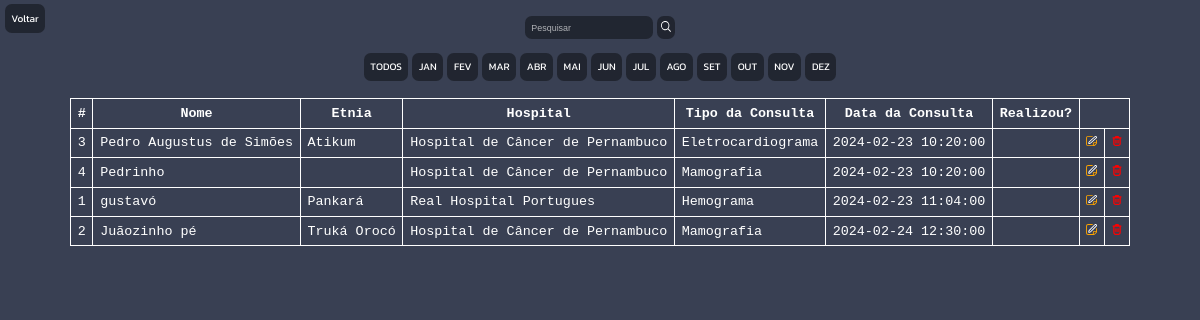
The page /casai/historico-agendamentos-fevereiro.php (signed in) on the database its author committed.
### tables this page shows
CREATE TABLE IF NOT EXISTS `agendamentos` (
`idagendamentos` int(11) NOT NULL,
  `nome` varchar(45) NOT NULL,
  `etnia` varchar(45) DEFAULT NULL,
  `hospital` varchar(45) NOT NULL,
  `tipo_consulta` varchar(20) NOT NULL,
  `data_consulta` datetime NOT NULL,
  `realizou` varchar(3) DEFAULT NULL
);

### casai/historico-agendamentos-fevereiro.php (the view, shortened to what this page needs)
<?php
 include('config.php');
$ano = date('Y');
$FEV = $ano.'/02/01';
$FEVF = $ano.'/02/31';
$sql = "SELECT * FROM casaidb.agendamentos WHERE data_consulta >= '$FEV' AND data_consulta <= '$FEVF' ORDER BY data_consulta ASC";
$result = $conexao->query($sql);
?>
<!DOCTYPE html>
<html lang="pt-br">
<head>
    <link rel="stylesheet" href="assets//css//historico-tabelas-entrada.css">
</head>
<body>
    <div class="voltar">
        <a href="historico.php">Voltar</a>
    </div>
    <br>
    <div class="box-search">
        <input type="text" placeholder="Pesquisar" id="Pesquisar">
        <button class="btn-search" onclick="searchData()">
            <img src="assets//img//svg//search.svg" alt="Icone de uma lupa">
        </button>
    </div>
    <div class="box-mounth">
        <a href="historico-agendamentos.php">TODOS</a>
        <a href="historico-agendamentos-janeiro.php">JAN</a>
        <a href="historico-agendamentos-fevereiro.php">FEV</a>
        <a href="historico-agendamentos-marco.php">MAR</a>
        <a href="historico-agendamentos-abril.php">ABR</a>
        <a href="historico-agendamentos-maio.php">MAI</a>
        <a href="historico-agendamentos-junho.php">JUN</a>
        <a href="historico-agendamentos-julho.php">JUL</a>
        <a href="historico-agendamentos-agosto.php">AGO</a>
        <a href="historico-agendamentos-setembro.php">SET</a>
        <a href="historico-agendamentos-outubro.php">OUT</a>
        <a href="historico-agendamentos-novembro.php">NOV</a>
        <a href="historico-agendamentos-dezembro.php">DEZ</a>
    </div>
    <br>
    <div class="tabela-historico">
        <table class="table table-striped">
        <thead>
            <tr>
                <th scope="col">#</th>
                <th scope="col">Nome</th>
                <th scope="col">Etnia</th>
                <th scope="col">Hospital</th>
                <th scope="col">Tipo da Consulta</th>
                <th scope="col">Data da Consulta</th>
                <th scope="col">Realizou?</th>
            </tr>
        </thead>
        <tbody>
            <?php
                while($entradas_data = mysqli_fetch_assoc($result))
                {
                    echo "<tr>";
                    echo "<td>".$entradas_data['idagendamentos']."</td>";
                    echo "<td>".$entradas_data['nome']."</td>";
                    echo "<td>".$entradas_data['etnia']."</td>";
                    echo "<td>".$entradas_data['hospital']."</td>";
                    echo "<td>".$entradas_data['tipo_consulta']."</td>";
                    echo "<td>".$entradas_data['data_consulta']."</td>";
                    echo "<td>".$entradas_data['realizou']."</td>";
                    echo "<td>
                            <a href='agendamento-editar.php?id=$entradas_data[idagendamentos]' >
                            <img src='assets//img//svg//edit(1).svg' alt='Icone de um lapis'>
                            </a>
                        </td>";
                    echo "<td>
                            <a href='agendamento-excluir.php?id=$entradas_data[idagendamentos]' >
                            <img src='assets//img//svg//trash2.svg' alt='Icone de um lapis'>
                            </a>
                        </td>";
                    echo "</tr>";
                }
            ?>
        </tbody>
        </table>
    </div>
</body>
</html>

### casai/assets/css/historico-tabelas-entrada.css (style rules this page uses)
body,html { margin: 0px; padding: 0px; font-family: 'Kanit', sans-serif; background: #394053; color: #FFF; flex-direction: column; }
.voltar { position: absolute; margin-top: 15px; margin-left: 5px; }
.voltar a { text-decoration: none; color: #FFF; font-size: 15px; margin: 2px; background-color: rgba(0, 0, 0, 0.414); padding: 10px; border-radius: 10px; }
.tabela-historico { display: flex; justify-content: center; width: 100%; margin-top: 0%; font-family: 'Courier New', Courier, monospace; font-weight: 500; font-size: 20px; color: #fff; }
.box-search { display: flex; justify-content: center; gap: 0.3%; }
.box-search input { color: #FFF; padding: 10px; border: none; border-radius: 10px; text-decoration: none; background-color: rgba(0, 0, 0, 0.414); }
.box-search input::placeholder { color: rgba(255, 255, 255, 0.644); }
.box-search button { border: none; border-radius: 10px; background-color: rgba(0, 0, 0, 0.414); }
.box-mounth { margin-top: 1%; display: flex; justify-content: center; gap: 0.1%; }
.box-mounth a { text-decoration: none; color: #FFF; font-size: 15px; margin: 2px; background-color: rgba(0, 0, 0, 0.414); padding: 10px; border-radius: 10px; }
@media screen and (max-width: 1920px) { body { zoom: 0.8; } }
@media screen and (max-width: 1400px) { body { zoom: 0.75; } }
@media screen and (max-width: 1340px) { body { zoom: 0.67; } }

### casai/historico-agendamentos-fevereiro.php (style rules this page uses)
table { border-collapse: collapse; }
td, tr, th { border: 1px solid white; padding: 10px; }

### rows shown on the page
agendamentos: idagendamentos "3", nome "Pedro Augustus de Simões", etnia "Atikum", hospital "Hospital de Câncer de Pernambuco", tipo_consulta "Eletrocardiograma", data_consulta "2024-02-23 10:20:00"
agendamentos: idagendamentos "4", nome "Pedrinho", hospital "Hospital de Câncer de Pernambuco", tipo_consulta "Mamografia", data_consulta "2024-02-23 10:20:00"
agendamentos: idagendamentos "1", nome "gustavó", etnia "Pankará", hospital "Real Hospital Portugues", tipo_consulta "Hemograma", data_consulta "2024-02-23 11:04:00"
agendamentos: idagendamentos "2", nome "Juãozinho pé", etnia "Truká Orocó", hospital "Hospital de Câncer de Pernambuco", tipo_consulta "Mamografia", data_consulta "2024-02-24 12:30:00"
